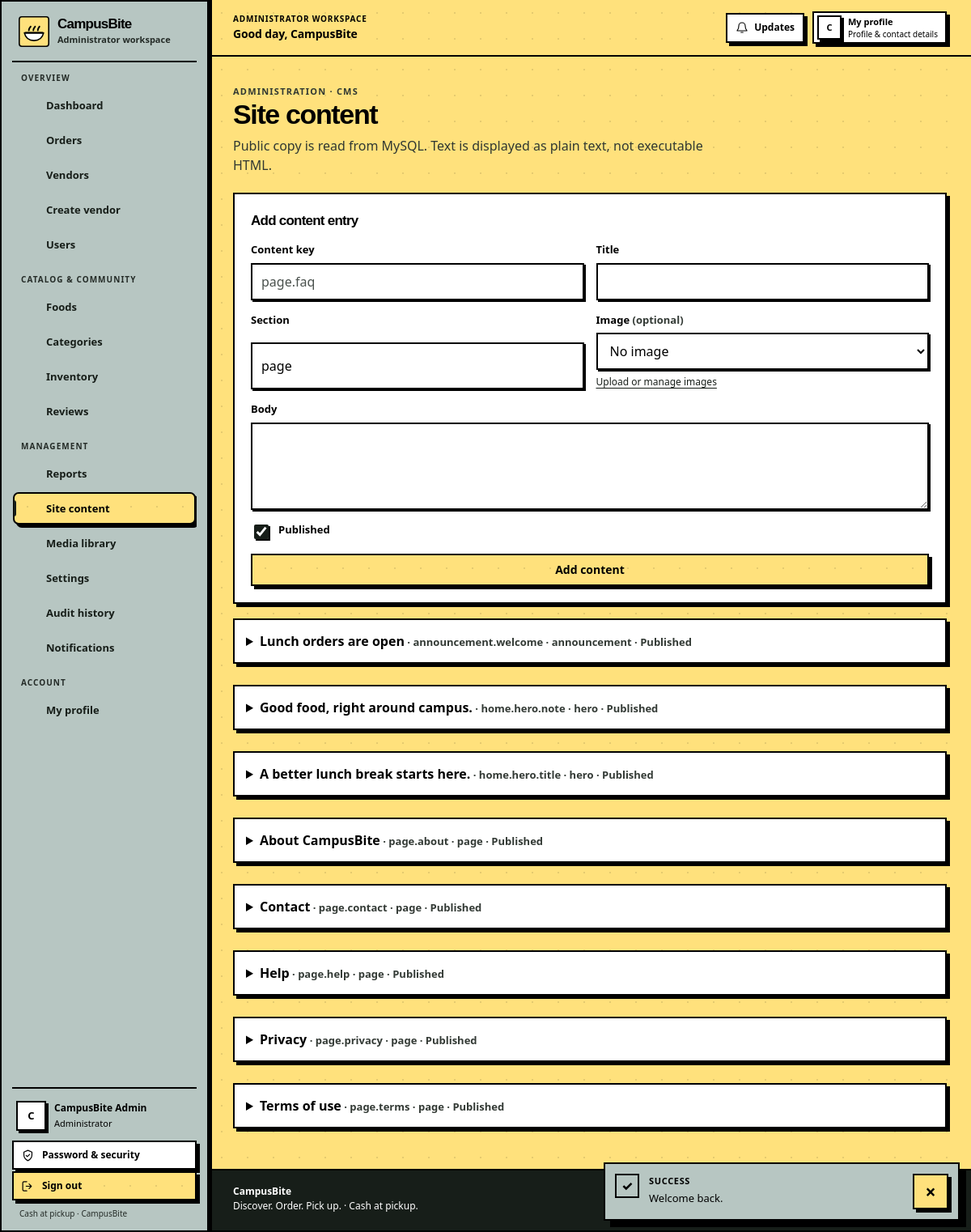
The app's page /index.php?r=admin.cms (signed in) with its own data.
### tables this page shows
CREATE TABLE IF NOT EXISTS system_settings (
  setting_key VARCHAR(100) NOT NULL,
  setting_value TEXT NOT NULL,
  updated_by INT UNSIGNED NULL,
  updated_at DATETIME NOT NULL DEFAULT CURRENT_TIMESTAMP ON UPDATE CURRENT_TIMESTAMP,
  PRIMARY KEY (setting_key),
  CONSTRAINT fk_settings_updater FOREIGN KEY (updated_by) REFERENCES users(id) ON DELETE SET NULL
);

CREATE TABLE IF NOT EXISTS users (
  id INT UNSIGNED NOT NULL AUTO_INCREMENT,
  role_id TINYINT UNSIGNED NOT NULL,
  full_name VARCHAR(120) NOT NULL,
  email VARCHAR(190) NOT NULL,
  password_hash VARCHAR(255) NOT NULL,
  phone VARCHAR(30) NULL,
  status ENUM('PENDING','ACTIVE','SUSPENDED') NOT NULL DEFAULT 'ACTIVE',
  last_login_at DATETIME NULL,
  created_at DATETIME NOT NULL DEFAULT CURRENT_TIMESTAMP,
  updated_at DATETIME NOT NULL DEFAULT CURRENT_TIMESTAMP ON UPDATE CURRENT_TIMESTAMP,
  PRIMARY KEY (id),
  UNIQUE KEY uq_users_email (email),
  KEY idx_users_role_status (role_id, status),
  CONSTRAINT fk_users_role FOREIGN KEY (role_id) REFERENCES roles(id) ON DELETE RESTRICT
);

CREATE TABLE IF NOT EXISTS roles (
  id TINYINT UNSIGNED NOT NULL AUTO_INCREMENT,
  name VARCHAR(30) NOT NULL,
  display_name VARCHAR(60) NOT NULL,
  PRIMARY KEY (id),
  UNIQUE KEY uq_roles_name (name)
);

CREATE TABLE IF NOT EXISTS cms_content (
  id INT UNSIGNED NOT NULL AUTO_INCREMENT,
  content_key VARCHAR(100) NOT NULL,
  title VARCHAR(180) NOT NULL,
  body MEDIUMTEXT NULL,
  section VARCHAR(40) NOT NULL DEFAULT 'page',
  image_media_id BIGINT UNSIGNED NULL,
  is_published TINYINT(1) NOT NULL DEFAULT 1,
  updated_by INT UNSIGNED NULL,
  created_at DATETIME NOT NULL DEFAULT CURRENT_TIMESTAMP,
  updated_at DATETIME NOT NULL DEFAULT CURRENT_TIMESTAMP ON UPDATE CURRENT_TIMESTAMP,
  PRIMARY KEY (id),
  UNIQUE KEY uq_cms_key (content_key),
  KEY idx_cms_section_published (section, is_published),
  CONSTRAINT fk_cms_media FOREIGN KEY (image_media_id) REFERENCES media(id) ON DELETE SET NULL,
  CONSTRAINT fk_cms_updater FOREIGN KEY (updated_by) REFERENCES users(id) ON DELETE SET NULL
);

### views/admin/cms.php (the view, shortened to what the rows shown need)
<div class="page-heading"><div><p class="eyebrow">Administration · CMS</p><h1>Site content</h1><p>Public copy is read from MySQL. Text is displayed as plain text, not executable HTML.</p></div></div>
<section class="panel" style="margin-bottom:18px"><h2 class="panel-title">Add content entry</h2></section>
<div class="stack"><?php foreach ($content as $entry): ?><details class="panel cms-entry"><summary><strong><?= h($entry['title']) ?></strong><span class="muted small"> · <?= h($entry['content_key']) ?> · <?= h($entry['section']) ?> · <?= $entry['is_published']?'Published':'Draft' ?></span></summary>
</details><?php endforeach; ?></div>

### views/layouts/header.php (shortened to what the rows shown need)
<?php
$user = current_user();
$currentRoute = (string) ($_GET['r'] ?? 'home');
$vendorContext = $user && $user['role'] === 'VENDOR' ? current_vendor() : null;
$unreadCount = 0;
if ($user) {
    try {
        $notificationState = db_one('SELECT COALESCE(SUM(read_at IS NULL),0) AS unread_count, COALESCE(MAX(id),0) AS latest_id FROM notifications WHERE user_id=?', 'i', [(int) $user['id']]);
        $unreadCount = (int) ($notificationState['unread_count'] ?? 0);
    } catch (Throwable $e) { $unreadCount = 0; $cartCount = 0; $notificationCursor = 0; }
}
$workspaceMode = $user && in_array($user['role'], ['STUDENT', 'VENDOR', 'ADMIN'], true);
$bodyClasses = $workspaceMode ? 'workspace-body' . ($user['role'] === 'STUDENT' ? ' student-workspace-body' : '') : '';
$workspaceRoleLabel = match ($user['role'] ?? '') {
    'ADMIN' => 'Administrator',
    'VENDOR' => 'Vendor',
    'STUDENT' => 'Student',
    default => 'Account',
};
$userName = trim((string) ($user['full_name'] ?? ''));
$userFirstName = $userName !== '' ? (explode(' ', $userName)[0] ?? $userName) : 'there';
$userInitial = strtoupper(mb_substr($userFirstName, 0, 1, 'UTF-8'));
$profileImageUrl = $user && !empty($user['profile_media_id']) ? app_url('media.view', ['id' => (int) $user['profile_media_id']]) : null;
$workspaceNavGroups = [];
if (!$workspaceMode) {
    $nav = [['foods','Foods'],['vendors','Vendors'],['content&page=help','How it works']];
} else {
    $workspaceNavGroups = [
        ['label' => 'Overview', 'items' => [
            ['route' => 'admin.dashboard', 'label' => 'Dashboard', 'icon' => 'grid'],
            ['route' => 'admin.orders', 'label' => 'Orders', 'icon' => 'receipt', 'active' => ['admin.orders', 'admin.order.status']],
            ['route' => 'admin.vendors', 'label' => 'Vendors', 'icon' => 'store', 'active' => ['admin.vendors', 'admin.vendor.action']],
            ['route' => 'admin.vendor.create', 'label' => 'Create vendor', 'icon' => 'person'],
            ['route' => 'admin.users', 'label' => 'Users', 'icon' => 'people', 'active' => ['admin.users', 'admin.user.status']],
        ]],
        ['label' => 'Catalog & community', 'items' => [
            ['route' => 'admin.foods', 'label' => 'Foods', 'icon' => 'food', 'active' => ['admin.foods', 'admin.food.toggle', 'admin.food.feature']],
            ['route' => 'admin.categories', 'label' => 'Categories', 'icon' => 'layers', 'active' => ['admin.categories', 'admin.category.save', 'admin.category.toggle']],
            ['route' => 'admin.inventory', 'label' => 'Inventory', 'icon' => 'box'],
            ['route' => 'admin.reviews', 'label' => 'Reviews', 'icon' => 'star', 'active' => ['admin.reviews', 'admin.review.status']],
        ]],
        ['label' => 'Management', 'items' => [
            ['route' => 'admin.reports', 'label' => 'Reports', 'icon' => 'chart'],
            ['route' => 'admin.cms', 'label' => 'Site content', 'icon' => 'file', 'active' => ['admin.cms', 'admin.cms.save']],
            ['route' => 'admin.media', 'label' => 'Media library', 'icon' => 'image', 'active' => ['admin.media', 'admin.media.upload', 'admin.media.delete']],
            ['route' => 'admin.settings', 'label' => 'Settings', 'icon' => 'settings', 'active' => ['admin.settings', 'admin.settings.save']],
            ['route' => 'admin.audit', 'label' => 'Audit history', 'icon' => 'clock'],
            ['route' => 'notifications', 'label' => 'Notifications', 'icon' => 'bell', 'badge' => $unreadCount, 'badge_label' => 'unread notifications'],
        ]],
        ['label' => 'Account', 'items' => [
            ['route' => 'profile', 'label' => 'My profile', 'icon' => 'person', 'active' => ['profile', 'profile.save']],
        ]],
    ];
}
?>
<!doctype html>
<html lang="en">
<head>
  <title><?= h(($title ?? 'Discover campus food') . ' · ' . site_name()) ?></title>
  <link rel="stylesheet" href="https://api.fontshare.com/v2/css?f[]=cabinet-grotesk@400,500,700,800&amp;display=swap">
  <link rel="stylesheet" href="https://api.fontshare.com/v2/css?f[]=satoshi@400,500,700&amp;display=swap">
  <link rel="stylesheet" href="<?= h(APP_BASE) ?>/assets/css/app.css">
</head>
<body<?= $bodyClasses !== '' ? ' class="' . h($bodyClasses) . '"' : '' ?>>
<?php if ($workspaceMode): ?>
<div class="workspace-shell" data-workspace-layout>
  <?php require APP_ROOT . '/views/layouts/sidebar.php'; ?>
  <div class="workspace-main">
    <header class="workspace-topbar">
      <div class="workspace-topbar-leading">
        <div class="workspace-greeting">
          <span class="workspace-topbar-kicker"><?= h($workspaceRoleLabel) ?> workspace</span>
          <strong>Good day, <?= h($userFirstName) ?></strong>
        </div>
      </div>
      <div class="workspace-topbar-actions">
        <a class="workspace-updates" href="<?= h(app_url('notifications')) ?>" aria-label="Notifications<?= $unreadCount ? ', ' . (int) $unreadCount . ' unread' : '' ?>" data-live-unread-link data-live-label="Notifications" data-live-badge-class="workspace-topbar-badge">
          <svg viewBox="0 0 24 24" aria-hidden="true" focusable="false"><path d="M18 9a6 6 0 0 0-12 0c0 7-3 7-3 9h18c0-2-3-2-3-9M10 21h4"/></svg>
          <span>Updates</span><?php if ($unreadCount): ?><span class="workspace-topbar-badge" data-live-unread-badge aria-hidden="true"><?= (int) $unreadCount ?></span><?php endif; ?>
        </a>
        <a class="workspace-topbar-account" href="<?= h(app_url('profile')) ?>" aria-label="My profile">
          <span class="workspace-avatar workspace-avatar-small" aria-hidden="true"><?php if ($profileImageUrl): ?><img src="<?= h($profileImageUrl) ?>" alt=""><?php else: ?><?= h($userInitial) ?><?php endif; ?></span>
          <span class="workspace-topbar-account-label">My profile<small>Profile &amp; contact details</small></span>
        </a>
      </div>
    </header>
    <main class="site-main workspace-site-main" id="main-content">
      <div class="workspace-content">
<?php endif; ?>

### views/layouts/sidebar.php (shortened to what the rows shown need)
<aside class="workspace-sidebar" id="workspace-sidebar" aria-label="CampusBite workspace">
  <div class="workspace-sidebar-brand">
    <a class="workspace-brand" href="<?= h(app_url($user['role'] === 'ADMIN' ? 'admin.dashboard' : ($user['role'] === 'VENDOR' ? 'vendor.dashboard' : 'home'))) ?>" aria-label="<?= h(site_name()) ?> workspace home">
      <img src="<?= h(APP_BASE) ?>/assets/icons/campusbite.svg" width="38" height="38" alt="">
      <span class="workspace-brand-copy"><strong><?= h(site_name()) ?></strong><small><?= h($workspaceRoleLabel) ?> workspace</small></span>
    </a>
  </div>
  <nav class="workspace-navigation" aria-label="Workspace navigation">
    <?php foreach ($workspaceNavGroups as $group): ?>
      <div class="workspace-nav-group">
        <p class="workspace-nav-label"><?= h($group['label']) ?></p>
        <ul>
          <?php foreach ($group['items'] as $item):
            $activeRoutes = $item['active'] ?? [$item['route']];
            $isCurrent = in_array($currentRoute, $activeRoutes, true);
            $badgeCount = (int) ($item['badge'] ?? 0);
          ?>
            <li>
              <a class="workspace-nav-link<?= $isCurrent ? ' is-current' : '' ?>" href="<?= h(app_url($item['route'])) ?>"<?php if ($item['route'] === 'notifications'): ?> data-live-unread-link data-live-label="Notifications" data-live-badge-class="workspace-nav-badge" aria-label="Notifications<?= $badgeCount ? ', ' . $badgeCount . ' unread' : '' ?>"<?php endif; ?><?= $isCurrent ? ' aria-current="page"' : '' ?>>
                <svg class="workspace-nav-icon" viewBox="0 0 24 24" aria-hidden="true" focusable="false"><g fill="none" stroke="currentColor" stroke-width="1.7" stroke-linecap="round" stroke-linejoin="round"><?= $workspaceIcons[$item['icon']] ?? $workspaceIcons['grid'] ?></g></svg>
                <span class="workspace-nav-text"><?= h($item['label']) ?></span>
              </a>
            </li>
          <?php endforeach; ?>
        </ul>
      </div>
    <?php endforeach; ?>
  </nav>
  <div class="workspace-sidebar-footer">
    <div class="workspace-sidebar-user">
      <span class="workspace-avatar" aria-hidden="true"><?php if ($profileImageUrl): ?><img src="<?= h($profileImageUrl) ?>" alt=""><?php else: ?><?= h($userInitial) ?><?php endif; ?></span>
      <span class="workspace-sidebar-user-copy"><strong><?= h($userName ?: 'CampusBite user') ?></strong><small><?= h($workspaceRoleLabel) ?></small></span>
    </div>
    <a class="workspace-sidebar-security" href="<?= h(app_url('account.password')) ?>">
      <svg viewBox="0 0 24 24" aria-hidden="true" focusable="false"><path d="M12 3 19 6v5c0 4.6-2.9 8-7 10-4.1-2-7-5.4-7-10V6l7-3Z"/><path d="m9 12 2 2 4-4"/></svg>
      <span>Password &amp; security</span>
    </a>
    <form class="workspace-signout-form" method="post" action="<?= h(app_url('auth.logout')) ?>">
      <button class="workspace-signout" type="submit">
        <svg viewBox="0 0 24 24" aria-hidden="true" focusable="false"><path d="M10 4H5a2 2 0 0 0-2 2v12a2 2 0 0 0 2 2h5M14 16l4-4-4-4M18 12H9"/></svg>
        <span>Sign out</span>
      </button>
    </form>
    <p class="workspace-sidebar-footnote">Cash at pickup · CampusBite</p>
  </div>
</aside>

### views/layouts/footer.php (shortened to what the rows shown need)
      </div>
    </main>
    <footer class="site-footer<?= $workspaceMode ? ' workspace-footer' : '' ?>">
      <div class="container footer-inner">
        <div><strong><?= h(site_name()) ?></strong><br><span>Discover. Order. Pick up. · Cash at pickup.</span></div>
      </div>
    </footer>
<?php if ($workspaceMode): ?>
  </div>
</div>
<?php endif; ?>
</body>
</html>

### records on screen
system_settings: setting_value "CampusBite"
users: role.name "Administrator", full_name "C", full_name "CampusBite Admin", role.name "ADMINISTRATOR", full_name "CampusBite"
cms_content: title "Lunch orders are open", content_key "announcement.welcome", section "announcement", is_published "Published"
cms_content: title "Good food, right around campus.", content_key "home.hero.note", section "hero", is_published "Published"
cms_content: title "A better lunch break starts here.", content_key "home.hero.title", section "hero", is_published "Published"
cms_content: title "About CampusBite", content_key "page.about", section "page", is_published "Published"
cms_content: title "Contact", content_key "page.contact", section "page", is_published "Published"
cms_content: title "Help", content_key "page.help", section "page", is_published "Published"
cms_content: title "Privacy", content_key "page.privacy", section "page", is_published "Published"
cms_content: title "Terms of use", content_key "page.terms", section "page", is_published "Published"

### other values on screen
$group['label'] "OVERVIEW"
$item['label'] "Dashboard"
$item['label'] "Orders"
$item['label'] "Vendors"
$item['label'] "Create vendor"
$item['label'] "Users"
$group['label'] "CATALOG & COMMUNITY"
$item['label'] "Foods"
$item['label'] "Categories"
$item['label'] "Inventory"
$item['label'] "Reviews"
$group['label'] "MANAGEMENT"
$item['label'] "Reports"
$item['label'] "Site content"
$item['label'] "Media library"
